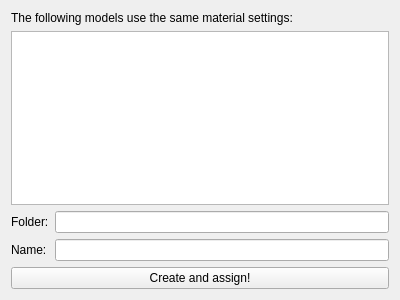
<?xml version="1.0" encoding="UTF-8"?>
<ui version="4.0">
 <class>MakeSurfaceWidget</class>
 <widget class="QWidget" name="MakeSurfaceWidget">
  <property name="geometry">
   <rect>
    <x>0</x>
    <y>0</y>
    <width>400</width>
    <height>300</height>
   </rect>
  </property>
  <property name="windowTitle">
   <string>Make surface!</string>
  </property>
  <layout class="QGridLayout" name="gridLayout">
   <item row="4" column="0" colspan="2">
    <widget class="QPushButton" name="create">
     <property name="toolTip">
      <string>Create surface with the given name, assign surface to all above models, and remove the state from the attributes file.</string>
     </property>
     <property name="text">
      <string>Create and assign!</string>
     </property>
    </widget>
   </item>
   <item row="0" column="0" colspan="2">
    <widget class="QLabel" name="label_2">
     <property name="text">
      <string>The following models use the same material settings:</string>
     </property>
    </widget>
   </item>
   <item row="1" column="0" colspan="2">
    <widget class="QListWidget" name="duplicateList"/>
   </item>
   <item row="3" column="1">
    <widget class="QLineEdit" name="name">
     <property name="inputMask">
      <string/>
     </property>
    </widget>
   </item>
   <item row="3" column="0">
    <widget class="QLabel" name="label">
     <property name="text">
      <string>Name:</string>
     </property>
    </widget>
   </item>
   <item row="2" column="0">
    <widget class="QLabel" name="label_3">
     <property name="text">
      <string>Folder:</string>
     </property>
    </widget>
   </item>
   <item row="2" column="1">
    <widget class="QLineEdit" name="folder"/>
   </item>
  </layout>
 </widget>
 <resources/>
 <connections/>
</ui>
